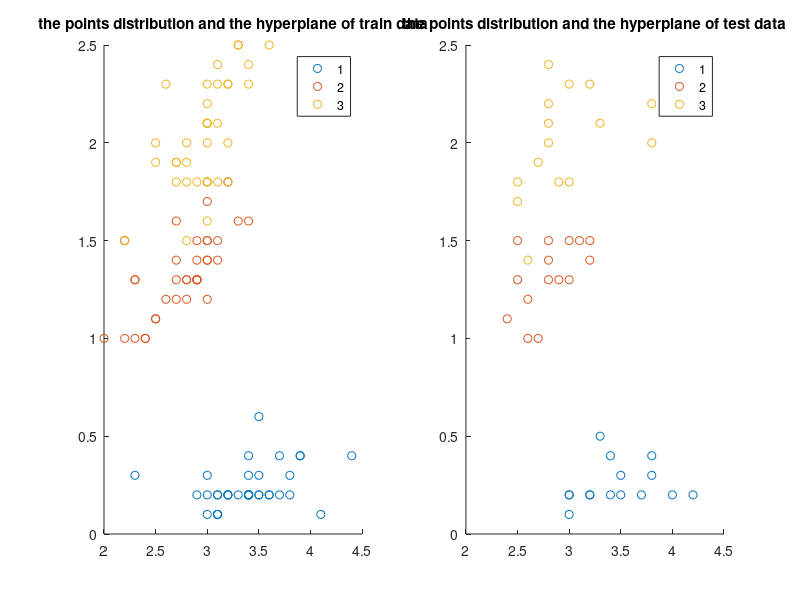

Recreate this plot in MATLAB. (Note: this script raises an error after producing the figure.)
%% Process the data
load('iris.mat')
X_data_train = X_data_train(:, [2, 4]);
X_data_test = X_data_test(:, [2, 4]);
train_ext_origin = [X_data_train ones(105, 1)].';
test_ext_origin = [X_data_test ones(45, 1)].';
Y_label_test_origin = Y_label_test;
Y_label_train_origin = Y_label_train;


%% Visualize the data
figure(9)
subplot(1, 2, 1)
gscatter(X_data_train(:, 1), X_data_train(:, 2), Y_label_train)
title('the points distribution and the hyperplane of train data')
hold on
subplot(1, 2, 2)
gscatter(X_data_test(:, 1), X_data_test(:, 2), Y_label_test)
hold on
title('the points distribution and the hyperplane of test data')
%% Plot the cost 1/n * g(theta)
figure(1)
sgtitle('the cost of different binary classifier')

Y_label_train = zeros(70, 1);
Y_label_train(1:35, 1) = -1;
Y_label_train(36:70, 1) = 1;

theta = zeros(3, 1);

t_array = 1:201;
% % class 1 and 2
% train_ext1 = [train_ext_origin(:, (Y_label_train_origin == 1)) train_ext_origin(:, (Y_label_train_origin == 2))];
% 
% %class 1 and 3
% train_ext2 = [train_ext_origin(:, (Y_label_train_origin == 1)) train_ext_origin(:, (Y_label_train_origin == 3))];
% 
% %class 2 and 3
% train_ext3 = [train_ext_origin(:, (Y_label_train_origin == 2)) train_ext_origin(:, (Y_label_train_origin == 3))];

train_ext1 = train_ext_origin(:, 1:70);
train_ext2 = train_ext_origin(:, [1:35 71:105]);
train_ext3 = train_ext_origin(:, 36:105);

%draw the subplot of class 1 and 2
theta_array_1 = ssgd(theta, train_ext1, Y_label_train, 1.2);
cost_array_1 = cost(theta_array_1, train_ext1, Y_label_train, 1.2);
subplot(2, 2, 1)
plot(t_array, cost_array_1)
xlabel('the number of iteration')
ylabel('the total cost')
title('the cost against iteration of class 1 and 2')

%draw the subplot of class 1 and 3
theta_array_2 = ssgd(theta, train_ext2, Y_label_train, 1.2);
cost_array_2 = cost(theta_array_2, train_ext2, Y_label_train, 1.2);
subplot(2, 2, 2)
plot(t_array, cost_array_2)
xlabel('the number of iteration')
ylabel('the total cost')
title('the cost against iteration of class 1 and 3')

%draw the subplot of class2 and 3
theta_array_3 = ssgd(theta, train_ext3, Y_label_train, 1.2);
cost_array_3 = cost(theta_array_3, train_ext3, Y_label_train, 1.2);
subplot(2, 2, 3)
plot(t_array, cost_array_3)
xlabel('the number of iteration')
ylabel('the total cost')
title('the cost against iteration of class 2 and 3')


%% Plot the train CCR of binary classifier
figure(2)
sgtitle('the CCR of different class')

%class 1 and 2
[CCR_array_1, yj_hat1] = CCR(theta_array_1, train_ext1, Y_label_train);
subplot(2, 2, 1)
plot((1:200), CCR_array_1)
xlabel('the number of iteration')
ylabel('CCR')
title('the CCR against iteration of class 1 and 2')

%class 1 and 3
[CCR_array_2, yj_hat2] = CCR(theta_array_2, train_ext2, Y_label_train);
subplot(2, 2, 2)
plot((1:200), CCR_array_2)
xlabel('the number of iteration')
ylabel('CCR')
title('the CCR against iteration of class 1 and 3')

%class 2 and 3
[CCR_array_3, yj_hat3] = CCR(theta_array_3, train_ext3, Y_label_train);
subplot(2, 2, 3)
plot((1:200), CCR_array_3)
xlabel('the number of iteration')
ylabel('CCR')
title('the CCR against iteration of class 2 and 3')

%% Plot the test CCR
Y_label_test = zeros(30, 1);
Y_label_test(1:15, 1) = -1;
Y_label_test(16:30, 1) = 1;

figure(3)
sgtitle('the test data CCR of different class')
test_ext1 = test_ext_origin(:, 1:30);
test_ext2 = test_ext_origin(:, [1:15 31:45]);
test_ext3 = test_ext_origin(:, 16:45);

[testCCR_array_1, testyj_hat1] = CCR(theta_array_1, test_ext1, Y_label_test);
[testCCR_array_2, testyj_hat2] = CCR(theta_array_2, test_ext2, Y_label_test);
[testCCR_array_3, testyj_hat3] = CCR(theta_array_3, test_ext3, Y_label_test);

subplot(2, 2, 1)
plot((1:200), testCCR_array_1)
xlabel('the iteration')
ylabel('CCR')
title('the test data CCR of class 1 and 2')

subplot(2, 2, 2)
plot((1:200), testCCR_array_2)
xlabel('the iteration')
ylabel('CCR')
title('the test data CCR of class 1 and 3')

subplot(2, 2, 3)
plot((1:200), testCCR_array_3)
xlabel('the iteration')
ylabel('CCR')
title('the test data CCR of class 2 and 3')


%% Confusion matrix
conf_mat_train1 = confusionmat(Y_label_train, yj_hat1);
conf_mat_train2 = confusionmat(Y_label_train, yj_hat2);
conf_mat_train3 = confusionmat(Y_label_train, yj_hat3);
conf_mat_test1 = confusionmat(Y_label_test, testyj_hat1);
conf_mat_test2 = confusionmat(Y_label_test, testyj_hat2);
conf_mat_test3 = confusionmat(Y_label_test, testyj_hat3);


%% Preposses before all pair
theta12 = theta_array_1(:, 201);
theta13 = theta_array_2(:, 201);
theta23 = theta_array_3(:, 201);
theta_allpair = [theta12 theta13 theta23];
theta_xtrain = theta_allpair.' * train_ext_origin;
theta_xtest = theta_allpair.' * test_ext_origin;
figure(4)
gscatter(X_data_train(:, 1), X_data_train(:, 2), Y_label_train_origin)
title('class distribution using all pairs')
x = linspace(0, 5);
y12 = -(theta12(1)/theta12(2))*x - (theta12(3)/theta12(2));
line(x, y12, 'Color','g')
hold on
y13 = -(theta13(1)/theta13(2))*x - (theta13(3)/theta13(2));
line(x, y13, 'Color', 'y')
hold on
y23 = -(theta23(1)/theta23(2))*x - (theta23(3)/theta23(2));
line(x, y23, 'Color', 'm')
legend('clas1', 'class2', 'class3', 'line of class 12', 'line of class 13', 'line of class 23')

%% All pair CCR
[allpair_train, CCR_valuetrain] = AllpairCCR(theta_xtrain, Y_label_train_origin);
[allpair_test, CCR_valuetest] = AllpairCCR(theta_xtest, Y_label_test_origin);


%% All pair confusion mat
Allpairtrainmat = confusionmat(Y_label_train_origin, allpair_train);
Allpairtestmat = confusionmat(Y_label_test_origin, allpair_test);
%% Plot the hyperplane
figure(9)
subplot(1, 2, 1)
x = linspace(0, 5);
y12 = -(theta12(1)/theta12(2))*x - (theta12(3)/theta12(2));
line(x, y12, 'Color','g')
hold on
y13 = -(theta13(1)/theta13(2))*x - (theta13(3)/theta13(2));
line(x, y13, 'Color', 'y')
hold on
y23 = -(theta23(1)/theta23(2))*x - (theta23(3)/theta23(2));
line(x, y23, 'Color', 'm')
legend('clas1', 'class2', 'class3', 'class12', 'class13', 'class23')
subplot(1, 2, 2)
x = linspace(0, 5);
y12 = -(theta12(1)/theta12(2))*x - (theta12(3)/theta12(2));
line(x, y12, 'Color','g')
hold on
y13 = -(theta13(1)/theta13(2))*x - (theta13(3)/theta13(2));
line(x, y13, 'Color', 'y')
hold on
y23 = -(theta23(1)/theta23(2))*x - (theta23(3)/theta23(2));
line(x, y23, 'Color', 'm')
legend('clas1', 'class2', 'class3', 'class12', 'class13', 'class23')
%% SSGD function
% compute the theta array for t = 1:2*10^5
function theta_array = ssgd(theta, X_ext, label, C)
[d, n] = size(X_ext);
theta_array = zeros(3, 200);
for t = 1:2*10^5
    j = randi([1 n], 1, 1);
    st = 0.5/t;
    v = [eye(d - 1) zeros(d - 1, 1); zeros(1, d)] * theta;
    if label(j, 1)*theta.'*X_ext(:, j) < 1
        v = v - n*C*label(j, 1)*X_ext(:, j);
    end
    theta = theta - st*v;
    if mod(t, 1000) == 0
        theta_array(:, t/1000) = theta;
    end
end
theta_array = [zeros(3, 1) theta_array];
end
%% Cost function
% Compute the cost array for different theta against iteraion
function cost_array = cost(theta_array, X_ext, label, C)
[~,n] = size(X_ext);
cost_array = zeros(201, 1);
for t = 1:201
    w = theta_array(1:2, t);
    f0_theta = (1/2)*norm(w)*norm(w);
    fj_theta = zeros(n, 1);
    for i = 1:n
        if (1 - label(i)*theta_array(:, t).'*X_ext(:, i)) > 0
            fj_theta(i, 1) = C * (1 - label(i)*theta_array(:, t).'*X_ext(:, i));
        else
            fj_theta(i, 1) = 0;
        end
    end
    cost = f0_theta + sum(fj_theta);
    cost = cost/n;
    cost_array(t, 1) = cost;
end
end

%% CCR function
% Input theta array compute the CCR array
function [CCR_array, yj_hat] = CCR(theta_array, X_ext, label)
[~, T] = size(theta_array);
CCR_array = zeros(T-1, 1);
theta_array = theta_array(:, 2:T);
[~, n] = size(X_ext); 
for t = 1:(T-1)
    theta = theta_array(:, t);
    yj_hat = zeros(n, 1);
    for j = 1:n
        if (theta.' * X_ext(:, j)) >= 0
            yj_hat(j, 1) = 1;
        else
            yj_hat(j, 1) = -1;
        end
    end
    CCR_array(t, 1) = (sum(label - yj_hat == 0)/n);
end
end


%% All pair CCR function
function [allpair_label, CCRvalue] = AllpairCCR(theta_x, Y_label)
[rol, col] = size(theta_x);
for i = 1:rol
    for j = 1:col
        if i == 1
            if theta_x(i, j) <= 0
                theta_x(i, j) = 1;
            else
                theta_x(i, j) = 2;
            end
        end
        if i == 2
            if theta_x(i, j) <= 0
                theta_x(i, j) = 1;
            else
                theta_x(i, j) = 3;
            end
        end
        if i == 3
            if theta_x(i, j) <= 0
                theta_x(i, j) = 2;
            else
                theta_x(i, j) = 3;
            end
        end
    end
end
allpair_label = mode(theta_x);
diff = allpair_label.' - Y_label;
n = size(diff);
sum_zero = 0;
for k = 1:n
    if diff(k) == 0
        sum_zero = sum_zero + 1;
    end
end
CCRvalue = sum_zero/col;
end

